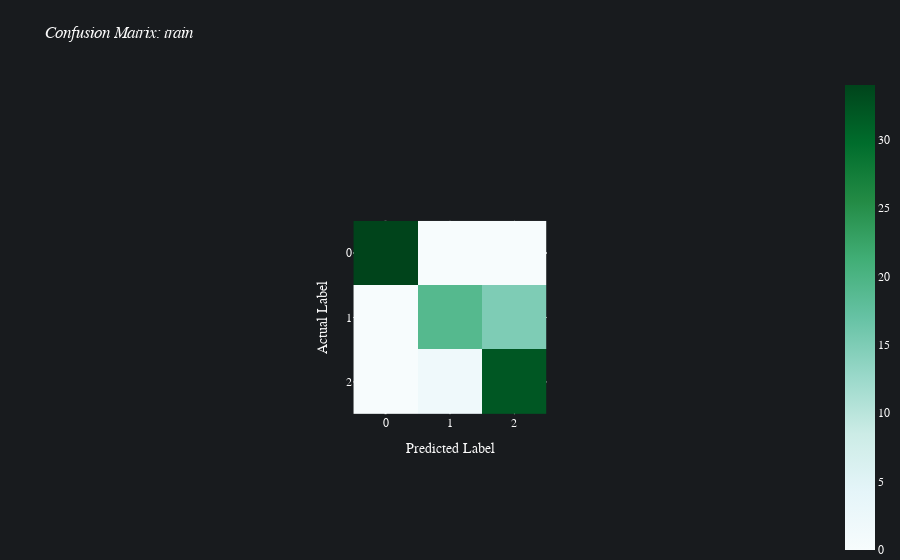
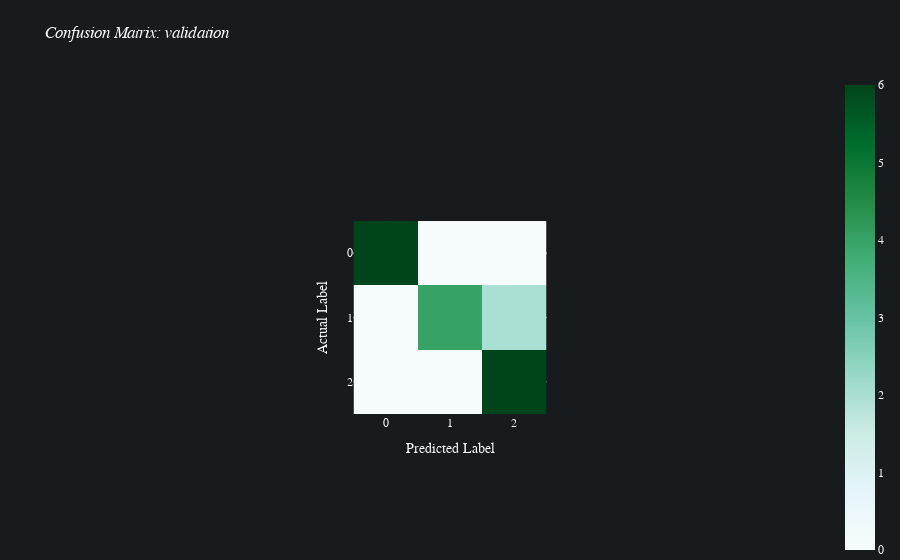
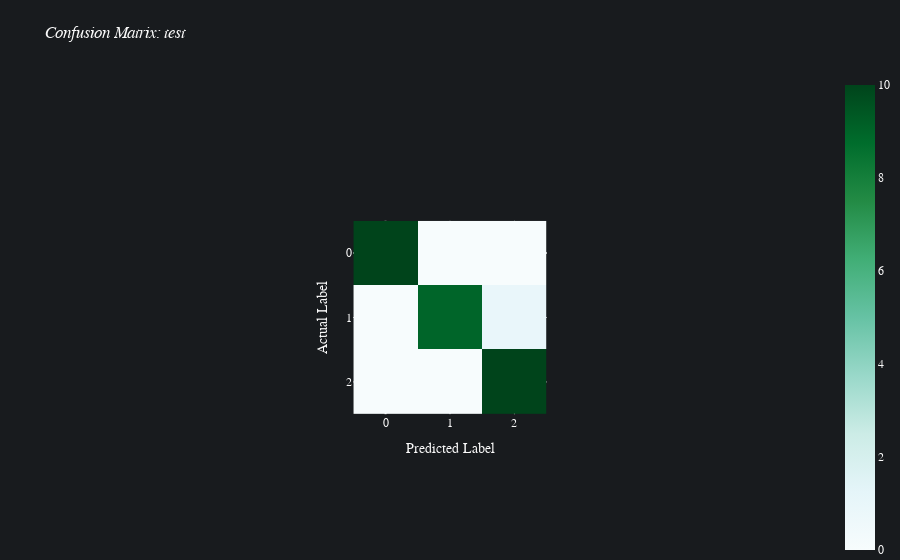

Notebook source saved alongside these figures, in order:
### Code cell
batch.jobs[0].results[0].plot_confusion_matrices()

### Figure 1 — Plotly figure (JSON) as saved in the notebook; plotly's stock layout.template omitted (floating-point values rounded to 4 significant figures)
{"data": [{"coloraxis": "coloraxis", "hovertemplate": "Predicted Label: %{x}<br>Actual Label: %{y}<br>color: %{z}<extra></extra>", "type": "heatmap", "z": [[34, 0, 0], [0, 19, 15], [0, 2, 32]]}], "layout": {"autosize": true, "coloraxis": {"colorscale": [[0, "rgb(247,252,253)"], [0.125, "rgb(229,245,249)"], [0.25, "rgb(204,236,230)"], [0.375, "rgb(153,216,201)"], [0.5, "rgb(102,194,164)"], [0.625, "rgb(65,174,118)"], [0.75, "rgb(35,139,69)"], [0.875, "rgb(0,109,44)"], [1, "rgb(0,68,27)"]]}, "font": {"color": "#FAFAFA", "family": "Avenir"}, "hoverlabel": {"bgcolor": "#0F0F0F", "font": {"family": "Avenir", "size": 15}}, "legend": {"title": {"text": "Sample Count"}}, "margin": {"b": 0, "t": 75}, "paper_bgcolor": "#181B1E", "plot_bgcolor": "#181B1E", "title": {"text": "<i>Confusion Matrix: train</i>"}, "xaxis": {"autorange": true, "constrain": "domain", "domain": [0.3694, 0.6306], "range": [-0.5, 2.5], "scaleanchor": "y", "title": {"text": "Predicted Label"}}, "yaxis": {"autorange": true, "constrain": "domain", "domain": [0, 1], "dtick": 1, "range": [2.5, -0.5], "tick0": 0, "tickmode": "linear", "title": {"text": "Actual Label"}}}}

### Figure 2 — Plotly figure (JSON) as saved in the notebook; plotly's stock layout.template omitted (floating-point values rounded to 4 significant figures)
{"data": [{"coloraxis": "coloraxis", "hovertemplate": "Predicted Label: %{x}<br>Actual Label: %{y}<br>color: %{z}<extra></extra>", "type": "heatmap", "z": [[6, 0, 0], [0, 4, 2], [0, 0, 6]]}], "layout": {"autosize": true, "coloraxis": {"colorscale": [[0, "rgb(247,252,253)"], [0.125, "rgb(229,245,249)"], [0.25, "rgb(204,236,230)"], [0.375, "rgb(153,216,201)"], [0.5, "rgb(102,194,164)"], [0.625, "rgb(65,174,118)"], [0.75, "rgb(35,139,69)"], [0.875, "rgb(0,109,44)"], [1, "rgb(0,68,27)"]]}, "font": {"color": "#FAFAFA", "family": "Avenir"}, "hoverlabel": {"bgcolor": "#0F0F0F", "font": {"family": "Avenir", "size": 15}}, "legend": {"title": {"text": "Sample Count"}}, "margin": {"b": 0, "t": 75}, "paper_bgcolor": "#181B1E", "plot_bgcolor": "#181B1E", "title": {"text": "<i>Confusion Matrix: validation</i>"}, "xaxis": {"autorange": true, "constrain": "domain", "domain": [0.3696, 0.6304], "range": [-0.5, 2.5], "scaleanchor": "y", "title": {"text": "Predicted Label"}}, "yaxis": {"autorange": true, "constrain": "domain", "domain": [0, 1], "dtick": 1, "range": [2.5, -0.5], "tick0": 0, "tickmode": "linear", "title": {"text": "Actual Label"}}}}

### Figure 3 — Plotly figure (JSON) as saved in the notebook; plotly's stock layout.template omitted (floating-point values rounded to 4 significant figures)
{"data": [{"coloraxis": "coloraxis", "hovertemplate": "Predicted Label: %{x}<br>Actual Label: %{y}<br>color: %{z}<extra></extra>", "type": "heatmap", "z": [[10, 0, 0], [0, 9, 1], [0, 0, 10]]}], "layout": {"autosize": true, "coloraxis": {"colorscale": [[0, "rgb(247,252,253)"], [0.125, "rgb(229,245,249)"], [0.25, "rgb(204,236,230)"], [0.375, "rgb(153,216,201)"], [0.5, "rgb(102,194,164)"], [0.625, "rgb(65,174,118)"], [0.75, "rgb(35,139,69)"], [0.875, "rgb(0,109,44)"], [1, "rgb(0,68,27)"]]}, "font": {"color": "#FAFAFA", "family": "Avenir"}, "hoverlabel": {"bgcolor": "#0F0F0F", "font": {"family": "Avenir", "size": 15}}, "legend": {"title": {"text": "Sample Count"}}, "margin": {"b": 0, "t": 75}, "paper_bgcolor": "#181B1E", "plot_bgcolor": "#181B1E", "title": {"text": "<i>Confusion Matrix: test</i>"}, "xaxis": {"autorange": true, "constrain": "domain", "domain": [0.3694, 0.6306], "range": [-0.5, 2.5], "scaleanchor": "y", "title": {"text": "Predicted Label"}}, "yaxis": {"autorange": true, "constrain": "domain", "domain": [0, 1], "dtick": 1, "range": [2.5, -0.5], "tick0": 0, "tickmode": "linear", "title": {"text": "Actual Label"}}}}
